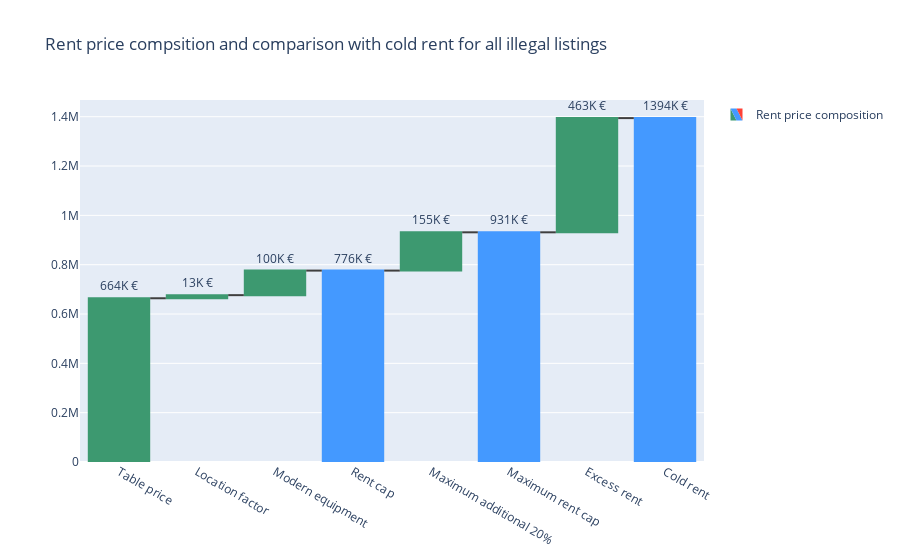

Notebook code for this chart:
### Code cell
table_price = (illegal_pricing.apply(find_base_price, axis=1) * illegal_pricing['Wohnfläche ca.']).sum()
location_factor = (illegal_pricing.apply(find_location_factor,axis=1) * illegal_pricing['Wohnfläche ca.']).sum()
modern_equipment_factor = (1 * illegal_pricing['Wohnfläche ca.']).sum()
rent_cap = table_price + location_factor + modern_equipment_factor
cold_rent = (illegal_pricing['Kaltmiete pro m²'] * illegal_pricing['Wohnfläche ca.']).sum()
additional_maximum = rent_cap * 0.20
max_rent = additional_maximum + rent_cap
excess_rent = cold_rent - max_rent

x = ["Table price", 
         "Location factor",
         "Modern equipment", 
         "Rent cap",
         "Maximum additional 20%",
         "Maximum rent cap",
         "Excess rent",
         "Cold rent"]

y = [table_price, 
         location_factor, 
         modern_equipment_factor, 
         rent_cap, 
         additional_maximum,
         max_rent,
         excess_rent,
         cold_rent]

y = [round(e,2) for e in y]

text = [str(round(e/1000)).replace('.0','K €') for e in y]

fig = go.Figure(go.Waterfall(
    name = "Rent price composition", orientation = "v",
    measure = ["relative","relative","relative","total","relative","total","relative","total"],
    x = x,
    textposition = "outside",
    y = y,
    text = text,
    connector = {"line":{"color":"rgb(63, 63, 63)"}},
))

fig.update_layout(
        title = "Rent price compsition and comparison with cold rent for all illegal listings",
        showlegend = True
)

fig.show()

### Figure 1 — Plotly figure (JSON) as saved in the notebook; plotly's stock layout.template omitted (floating-point values rounded to 4 significant figures)
{"data": [{"connector": {"line": {"color": "rgb(63, 63, 63)"}}, "measure": ["relative", "relative", "relative", "total", "relative", "total", "relative", "total"], "name": "Rent price composition", "orientation": "v", "text": ["664K €", "13K €", "100K €", "776K €", "155K €", "931K €", "463K €", "1394K €"], "textposition": "outside", "type": "waterfall", "x": ["Table price", "Location factor", "Modern equipment", "Rent cap", "Maximum additional 20%", "Maximum rent cap", "Excess rent", "Cold rent"], "y": [663900.0, 12610.0, 99590.0, 776100.0, 155200.0, 931300.0, 463100.0, 1394000.0]}], "layout": {"showlegend": true, "title": {"text": "Rent price compsition and comparison with cold rent for all illegal listings"}}}
